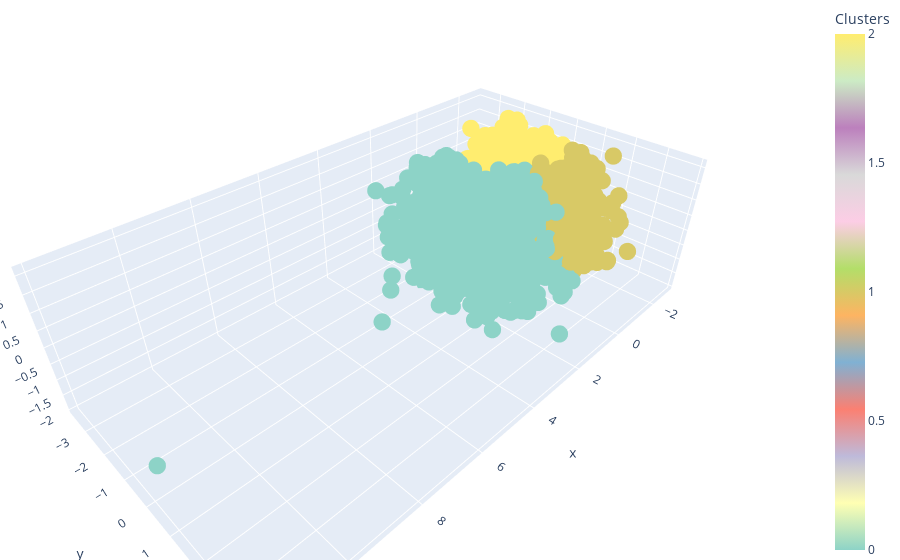
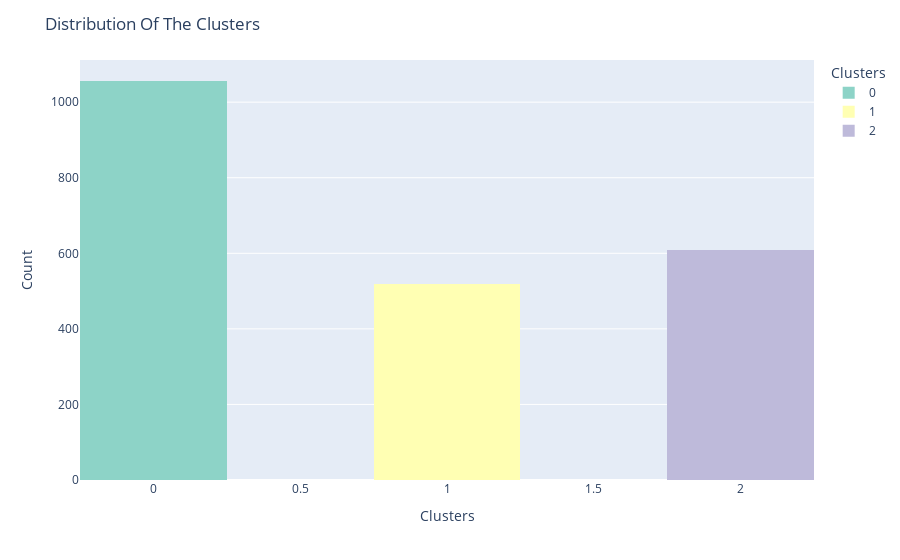
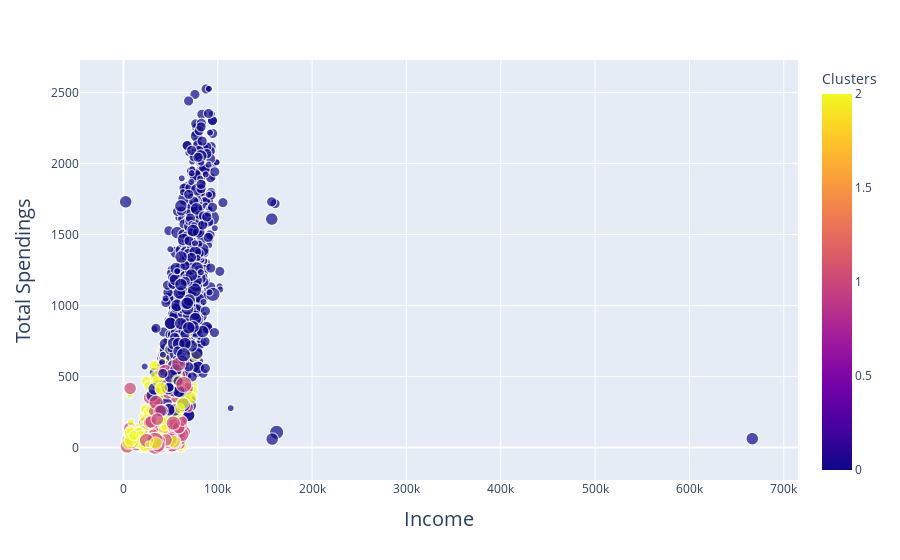

Notebook code cell kept with these figures, in order:
### Markdown cell above
## visualtion

### Code cell
palette = px.colors.qualitative.Set3
x =PCA_df["PCA1"]
y =PCA_df["PCA2"]
z =PCA_df["PCA3"]
c =PCA_df["Clusters"]
# create trace 1 that is 3d scatter
trace1 = go.Scatter3d(x=x,y=y,z=z,mode='markers',
  marker=dict(size=6, color=c, colorscale=palette, colorbar=dict(title='Clusters')))
 
data = [trace1]
layout = go.Layout(margin=dict(l=0,r=0,b=0,t=0))
fig = go.Figure(data=data, layout=layout)
iplot(fig)
# Create a countplot using Plotly Express
fig = px.histogram(data_frame=df, x="Clusters", color="Clusters", color_discrete_sequence=palette,nbins=7)

# Update the layout and title
fig.update_layout(title="Distribution Of The Clusters")
fig.update_xaxes(title_text="Clusters")
fig.update_yaxes(title_text="Count")

# Show the plot
fig.show()

# Create a pairplot for all combinations of PCA columns
sns.pairplot(data=PCA_df, vars=['PCA1', 'PCA2', 'PCA3', ],palette=sns.color_palette("Set3",3), hue='Clusters')
plt.suptitle("Pairplot of PCA Columns", y=1.02)
plt.show()
sns.pairplot(df[["Clusters","Income","Family_Size","Recency", "Frequency", "Monetary"]],palette=sns.color_palette("Set3",3),hue= "Clusters")
#Taking hue 
plt.show()


# Assuming you have a DataFrame named 'df'
fig = px.scatter(df, x='Income', y='Monetary', color='Clusters', 
                 size='Family_Size', color_discrete_sequence=palette,size_max=16)

fig.update_layout(
    xaxis_title='Income', yaxis_title='Total Spendings',
    xaxis=dict(title=dict(text='Income', font=dict(size=20))),
    yaxis=dict(title=dict(text='Total Spendings', font=dict(size=20))))
fig.show()

### Figure 1 — Plotly figure (JSON) as saved in the notebook; plotly's stock layout.template omitted (floating-point values rounded to 4 significant figures; data arrays with more than 128 entries replaced by an {"elided": "..."} marker saying what was removed)
{"data": [{"marker": {"color": {"elided": "2216 int values"}, "colorbar": {"title": {"text": "Clusters"}}, "colorscale": [[0, "rgb(141,211,199)"], [0.09091, "rgb(255,255,179)"], [0.1818, "rgb(190,186,218)"], [0.2727, "rgb(251,128,114)"], [0.3636, "rgb(128,177,211)"], [0.4545, "rgb(253,180,98)"], [0.5455, "rgb(179,222,105)"], [0.6364, "rgb(252,205,229)"], [0.7273, "rgb(217,217,217)"], [0.8182, "rgb(188,128,189)"], [0.9091, "rgb(204,235,197)"], [1, "rgb(255,237,111)"]], "size": 6}, "mode": "markers", "type": "scatter3d", "x": {"elided": "2216 float values"}, "y": {"elided": "2216 float values"}, "z": {"elided": "2216 float values"}}], "layout": {"margin": {"b": 0, "l": 0, "r": 0, "t": 0}}}

### Figure 2 — Plotly figure (JSON) as saved in the notebook; plotly's stock layout.template omitted (floating-point values rounded to 4 significant figures; data arrays with more than 128 entries replaced by an {"elided": "..."} marker saying what was removed)
{"data": [{"alignmentgroup": "True", "bingroup": "x", "hovertemplate": "Clusters=%{x}<br>count=%{y}<extra></extra>", "legendgroup": "0", "marker": {"color": "rgb(141,211,199)", "pattern": {"shape": ""}}, "name": "0", "nbinsx": 7, "offsetgroup": "0", "orientation": "v", "showlegend": true, "type": "histogram", "x": {"elided": "1056 int values"}, "xaxis": "x", "yaxis": "y"}, {"alignmentgroup": "True", "bingroup": "x", "hovertemplate": "Clusters=%{x}<br>count=%{y}<extra></extra>", "legendgroup": "1", "marker": {"color": "rgb(255,255,179)", "pattern": {"shape": ""}}, "name": "1", "nbinsx": 7, "offsetgroup": "1", "orientation": "v", "showlegend": true, "type": "histogram", "x": {"elided": "520 int values"}, "xaxis": "x", "yaxis": "y"}, {"alignmentgroup": "True", "bingroup": "x", "hovertemplate": "Clusters=%{x}<br>count=%{y}<extra></extra>", "legendgroup": "2", "marker": {"color": "rgb(190,186,218)", "pattern": {"shape": ""}}, "name": "2", "nbinsx": 7, "offsetgroup": "2", "orientation": "v", "showlegend": true, "type": "histogram", "x": {"elided": "610 int values"}, "xaxis": "x", "yaxis": "y"}], "layout": {"barmode": "relative", "legend": {"title": {"text": "Clusters"}, "tracegroupgap": 0}, "margin": {"t": 60}, "title": {"text": "Distribution Of The Clusters"}, "xaxis": {"anchor": "y", "categoryarray": [0, 1, 2], "categoryorder": "array", "domain": [0, 1], "title": {"text": "Clusters"}}, "yaxis": {"anchor": "x", "domain": [0, 1], "title": {"text": "Count"}}}}

### Figure 3 — Plotly figure (JSON) as saved in the notebook; plotly's stock layout.template omitted (floating-point values rounded to 4 significant figures; data arrays with more than 128 entries replaced by an {"elided": "..."} marker saying what was removed)
{"data": [{"hovertemplate": "Income=%{x}<br>Monetary=%{y}<br>Family_Size=%{marker.size}<br>Clusters=%{marker.color}<extra></extra>", "legendgroup": "", "marker": {"color": {"elided": "2186 int values"}, "coloraxis": "coloraxis", "size": {"elided": "2186 int values"}, "sizemode": "area", "sizeref": 0.01953, "symbol": "circle"}, "mode": "markers", "name": "", "showlegend": false, "type": "scattergl", "x": {"elided": "2186 int values"}, "xaxis": "x", "y": {"elided": "2186 int values"}, "yaxis": "y"}], "layout": {"coloraxis": {"colorbar": {"title": {"text": "Clusters"}}, "colorscale": [[0, "#0d0887"], [0.1111, "#46039f"], [0.2222, "#7201a8"], [0.3333, "#9c179e"], [0.4444, "#bd3786"], [0.5556, "#d8576b"], [0.6667, "#ed7953"], [0.7778, "#fb9f3a"], [0.8889, "#fdca26"], [1, "#f0f921"]]}, "legend": {"itemsizing": "constant", "tracegroupgap": 0}, "margin": {"t": 60}, "xaxis": {"anchor": "y", "domain": [0, 1], "title": {"font": {"size": 20}, "text": "Income"}}, "yaxis": {"anchor": "x", "domain": [0, 1], "title": {"font": {"size": 20}, "text": "Total Spendings"}}}}
